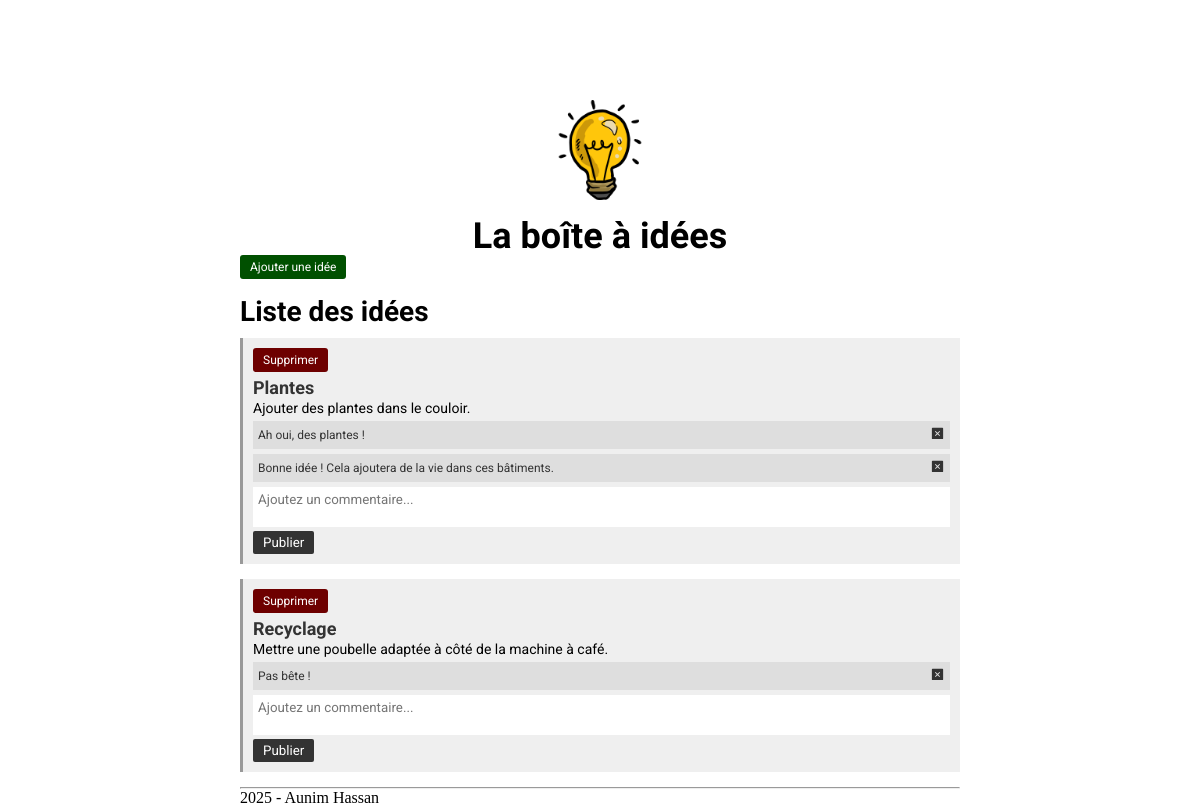
The page / on the database its author committed.
### tables this page shows
CREATE TABLE IF NOT EXISTS `ideas` (
  `id` INT NOT NULL AUTO_INCREMENT,
  `title` VARCHAR(150) NOT NULL,
  `content` VARCHAR(1000) NOT NULL,
  `created_at` TIMESTAMP NOT NULL DEFAULT CURRENT_TIMESTAMP,
  `updated_at` TIMESTAMP NOT NULL DEFAULT CURRENT_TIMESTAMP ON UPDATE CURRENT_TIMESTAMP,
  `deleted_at` TIMESTAMP NULL DEFAULT NULL,
  `users_id` INT NOT NULL,
  PRIMARY KEY (`id`),
  INDEX `fk_ideas_users1_idx` (`users_id` ASC) VISIBLE,
  CONSTRAINT `fk_ideas_users1`
    FOREIGN KEY (`users_id`)
    REFERENCES `users` (`id`)
    ON DELETE NO ACTION
    ON UPDATE NO ACTION);

CREATE TABLE IF NOT EXISTS `comments` (
  `id` INT NOT NULL AUTO_INCREMENT,
  `content` VARCHAR(1000) NOT NULL,
  `created_at` TIMESTAMP NOT NULL DEFAULT CURRENT_TIMESTAMP,
  `updated_at` TIMESTAMP NOT NULL DEFAULT CURRENT_TIMESTAMP ON UPDATE CURRENT_TIMESTAMP,
  `deleted_at` TIMESTAMP NULL DEFAULT NULL,
  `users_id` INT NOT NULL,
  `ideas_id` INT NOT NULL,
  PRIMARY KEY (`id`),
  INDEX `fk_comments_users_idx` (`users_id` ASC) VISIBLE,
  INDEX `fk_comments_ideas1_idx` (`ideas_id` ASC) VISIBLE,
  CONSTRAINT `fk_comments_users`
    FOREIGN KEY (`users_id`)
    REFERENCES `users` (`id`)
    ON DELETE NO ACTION
    ON UPDATE NO ACTION,
  CONSTRAINT `fk_comments_ideas1`
    FOREIGN KEY (`ideas_id`)
    REFERENCES `ideas` (`id`)
    ON DELETE NO ACTION
    ON UPDATE NO ACTION);

### database/queries/idea.php (called while the page is built, shortened)
<?php
function getIdeas(PDO $pdo, string $order = 'asc'): array {
    $sql = 'select * from ideas order by created_at ' . $order;
    $stmt = $pdo->query($sql);
    $ideas = $stmt->fetchAll(PDO::FETCH_ASSOC);
    return $ideas;
}

### database/queries/comment.php (called while the page is built, shortened)
<?php
function getCommentsByIdea(PDO $pdo, int $ideaId): array {
    $sql = 'select * from comments where ideas_id = :ideaId';
    $stmt = $pdo->prepare($sql);
    $stmt->execute(['ideaId' => $ideaId]);
    $comments = $stmt->fetchAll(PDO::FETCH_ASSOC);
    return $comments;
}

### index.php (the view, shortened to what this page needs)
<?php
include('./database/config.php');
include('./database/queries/idea.php');
include('./database/queries/comment.php');
?>
<!DOCTYPE html>
<html lang="en">
<head>
    <link rel="stylesheet" href="./css/main.css">
</head>
<body>
    <header>
        <img class="logo" src="./images/logo.png" alt="logo-la-boite-a-idees" width="100">
        <h1 class="title">La boîte à idées</h1>
    </header>
    <main>
        <a href="./add-idea.php" class="add-idea-link">Ajouter une idée</a>
        <h2 class="subtitle">Liste des idées</h2>
        <div class="ideas">
            <?php
            $ideas = getIdeas($pdo, 'desc');
            foreach($ideas as $idea)
            {
            ?>
            <div class="idea">
                <a href="./delete-idea.php?id=<?=$idea['id']?>" class="idea-delete">Supprimer</a>
                <h3 class="idea-title"><?=$idea['title']?></h3>
                <p class="idea-content">
                    <?=$idea['content']?>
                </p>
                <div class="comments">
                    <?php
                    $comments = getCommentsByIdea($pdo, $idea['id']);
                    foreach($comments as $comment)
                    {
                    ?>
                    <div class="comment">
                        <p class="comment-content"><?=$comment['content']?></p>
                        <a href="./delete-comment.php?id=<?=$comment['id']?>">
                        </a>
                    </div>
                    <?php
                    }
                    ?>
                </div>
                <form action="./store-comment.php" method="post">
                    <textarea class="add-comment-content"
                                name="comment-content"
                                placeholder="Ajoutez un commentaire..."
                                required></textarea>
                    <button class="add-comment" type="submit">Publier</button>
                </form>
            </div>
            <?php
            }
            ?>
        </div>
    </main>
    <footer>
        <hr>
        2025 - Aunim Hassan
    </footer>
</body>
</html>

### css/main.css (style rules this page uses)
* { margin: 0; padding: 0; box-sizing: border-box; }
body { width: 720px; margin: 0 auto; }
header { display: flex; flex-direction: column; align-items: center; }
header img.logo { width: 100px; height: 100px; margin: 100px 0 15px 0; }
header h1.title { font-size: 36px; font-family: Sofia, sans-serif; }
h2.subtitle { font-family: Roboto, sans-serif; font-size: 28px; margin: 20px 0 10px 0; }
div.idea { margin-bottom: 15px; background-color: #efefef; padding: 10px; border-left: 3px solid #999999; }
h3.idea-title { font-family: Roboto, sans-serif; font-size: 18px; color: #333333; padding-bottom: 2px; }
p.idea-content { font-family: Roboto, sans-serif; font-size: 14px; }
div.comment { background-color: #dedede; padding: 5px; margin-top: 5px; font-family: Roboto, sans-serif; font-size: 12px; color: #333333; display: flex; justify-content: space-between; align-items: center; }

### rows shown on the page
ideas: title "Plantes", content "Ajouter des plantes dans le couloir."
comments: content "Ah oui, des plantes !"
comments: content "Bonne idée ! Cela ajoutera de la vie dans ces bâtiments."
ideas: title "Recyclage", content "Mettre une poubelle adaptée à côté de la machine à café."
comments: content "Pas bête !"
